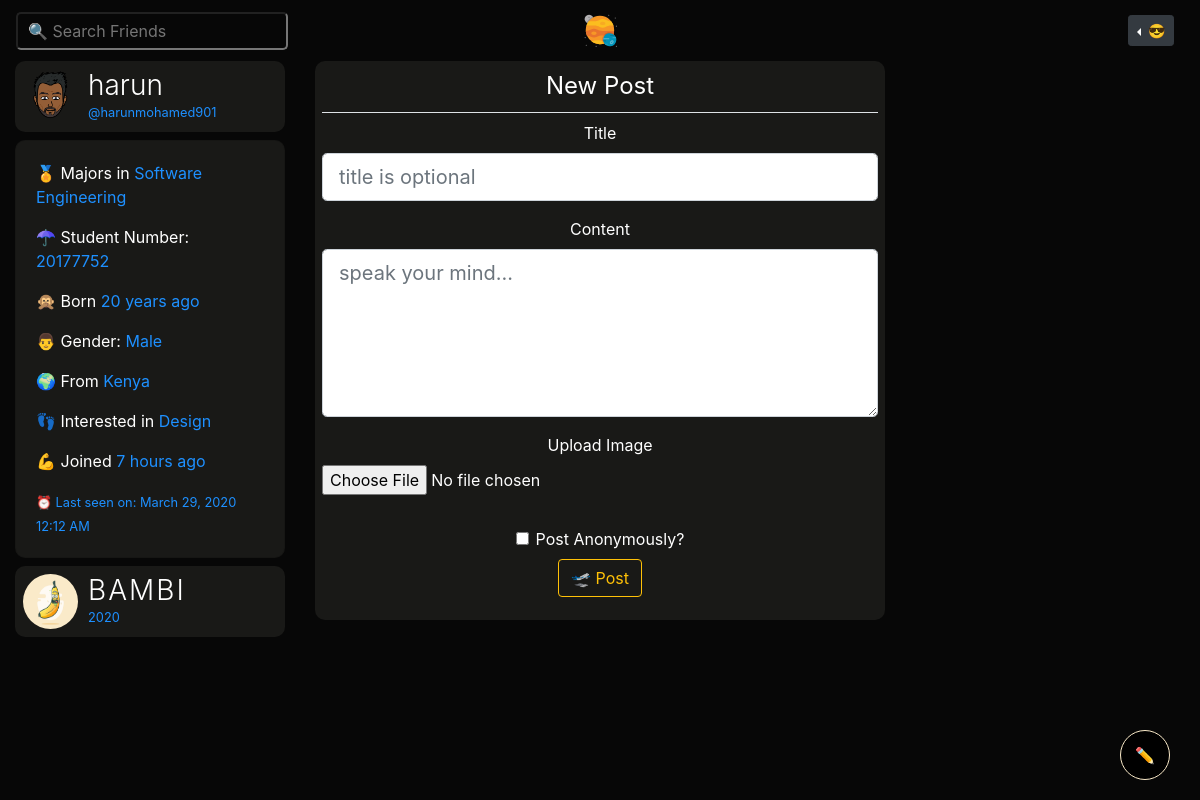
/post/new (signed in), run on an earlier commit of the app's database.
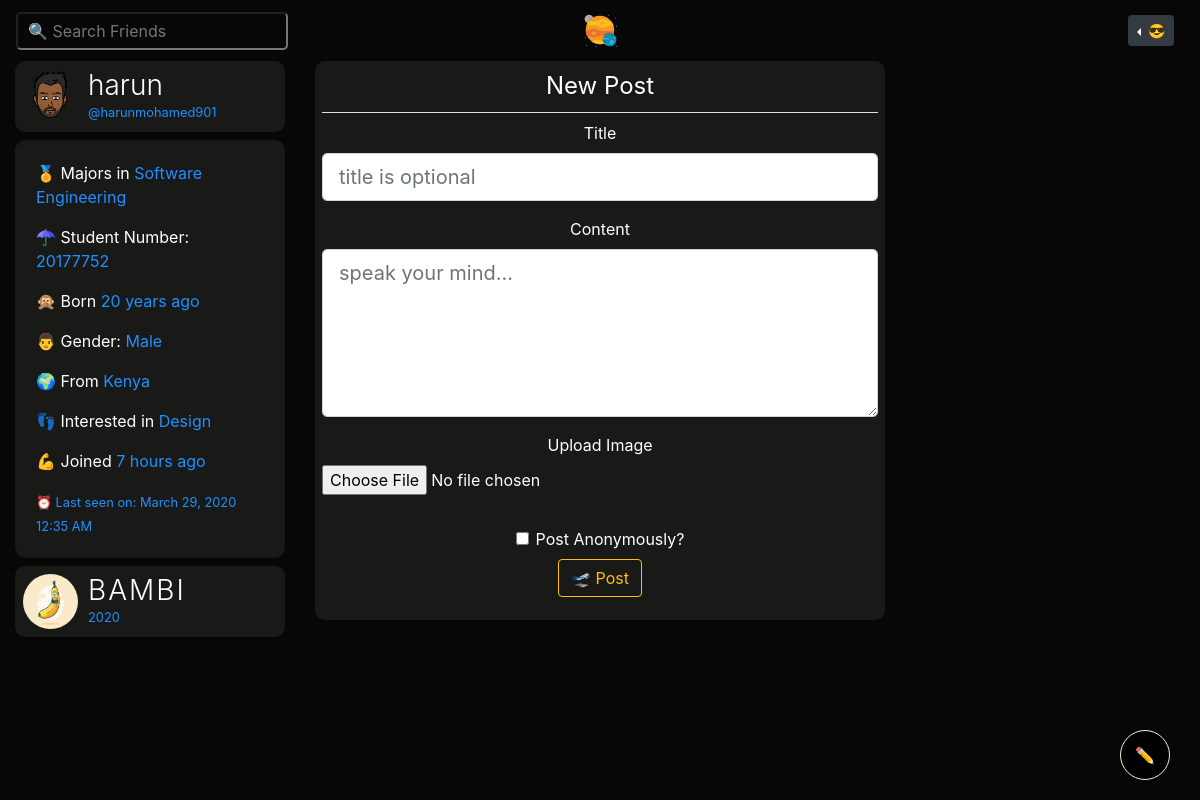
And on a later commit of the database.
### bambiv3/models.py (models this page shows, shortened)
class User(db.Model, UserMixin):
	id = db.Column(db.Integer, primary_key=True)
	username = db.Column(db.String(20), unique=True, nullable=False)
	email = db.Column(db.String(120), unique=True, nullable=False)
	image_file = db.Column(db.String(20), nullable=False, default='default.jpg')
	password = db.Column(db.String(60), nullable=False)
	last_seen = db.Column(db.DateTime, default=datetime.utcnow)
	date_joined = db.Column(db.DateTime, nullable=False, default=datetime.utcnow)
	department = db.Column(db.String(20), nullable=False)
	student_number = db.Column(db.Integer(), unique=True, nullable=False)
	age = db.Column(db.DateTime, nullable=False)
	gender = db.Column(db.String(20), nullable=False)
	country = db.Column(db.String(20), nullable=False)
	hobby = db.Column(db.String(20), nullable=False)
	bio = db.Column(db.String(120), nullable=True)
	private = db.Column(db.Boolean, default=False, nullable=False)
	single = db.Column(db.Boolean, default=False, nullable=False)
	snapchat = db.Column(db.String(20),default=False, nullable=False)
	instagram = db.Column(db.String(20),default=False, nullable=False)
	posts = db.relationship('Post', backref='author', lazy=True)
	products = db.relationship('Product', backref='author', lazy=True)
	comments = db.relationship("Comment", backref="author", lazy="dynamic", cascade="all, delete-orphan")
	followed = db.relationship(
		'User', secondary=followers,
		primaryjoin=(followers.c.follower_id == id),
		secondaryjoin=(followers.c.followed_id == id),
		backref=db.backref('followers', lazy='dynamic'), lazy='dynamic')
	messages_sent = db.relationship('Message',
									foreign_keys='Message.sender_id',
									backref='author', lazy='dynamic')
	messages_received = db.relationship('Message',
										foreign_keys='Message.recipient_id',
										backref='recipient', lazy='dynamic')
	last_message_read_time = db.Column(db.DateTime)
	def new_messages(self):
		last_read_time = self.last_message_read_time or datetime(1900, 1, 1)
		return Message.query.filter_by(recipient=self).filter(
			Message.timestamp > last_read_time).count()

### bambiv3/routes.py (the view, shortened to what this page needs)
@app.route('/post/new', methods=['GET', 'POST'])
@login_required
def new_post():
	form = PostForm()
	return render_template('create_post.html', title='New Post', form=form, legend='New Post')

### bambiv3/forms.py
class PostForm(FlaskForm):
	title = StringField('Title') #validators=[DataRequired()]
	content = TextAreaField('Content', validators=[DataRequired()])
	image = FileField('Upload Image', validators=[FileAllowed(['jpg', 'jpeg' , 'png', 'gif'])])
	anonymous = BooleanField('Post Anonymously?')
	submit = SubmitField('🛫 Post')

### bambiv3/models.py (called while the page is built)
@login_manager.user_loader
def load_user(user_id):
	return User.query.get(int(user_id))

### bambiv3/routes.py (called while the page is built)
@app.before_request
def before_request():
	if current_user.is_authenticated:
		current_user.last_seen = datetime.utcnow()
		db.session.commit()

### bambiv3/templates/create_post.html (shortened to what this page needs)
{% extends "layout.html" %}
{% block content %}
<div class="container-fluid">
	<div class="row">
		<div class="col-lg-3 d-none d-lg-block position-fixed">
		      <header class="mb-2" data-toggle="modal" data-target="#profile">
		        <img src="{{ url_for('static', filename='profile_pics/' + current_user.image_file) }}" alt="harun profile" class="profile-thumbnail">
		        <div class="profile-name">
		          <h3>{{current_user.username}}</h3>
		          <small>@{{current_user.email.split("@")[0] | lower}}</small>
		        </div>
		      </header>
		    <div class="card about mb-2" style="color:#fff;background:#191917;border-radius:10px;">
		    <div class="card-body">
		      <p> 🏅 Majors in <span>{{current_user.department}}</span></p>
		      <p> ☂ Student Number: <span>{{current_user.student_number}}</span></p>
		      <p> 🙊 Born <span>{{ moment(current_user.age).fromNow() }}</span></p>
		      <p> {% if current_user.gender == 'male' %} 👨 {% else %}👩 {% endif %} Gender: <span>{{current_user.gender.title()}}</span></p>
		      <p> 🌍 From <span>{{current_user.country.title()}}</span></p>
		      <p> 👣 Interested in <span>{{current_user.hobby}}</span></p>
		      <p> 💪 Joined <span>{{ moment(current_user.date_joined).fromNow() }}</span></p>
		      <small>⏰ Last seen on: {{ moment(current_user.last_seen).format('LLL') }}</small>
		    </div>
		  </div>
		  <header>
		    <img src="{{ url_for('static', filename='profile_pics/' + 'logod.png') }}" alt="logo" class="profile-thumbnail">
		    <div class="profile-name">
		      <h3 class="logo">BAMBI</h3>
		      <small id="year"></small>
		    </div>
		  </header>
		</div>
		<div class="col-lg-6 offset-lg-3" style="text-align:center;">
			<div class="post">
			  <div id="inner">
			   <div class="content-section">
				  <form method="POST" action="" enctype="multipart/form-data">
				    <fieldset class="form-group">
				      <legend class="border-bottom mb-2 pb-2">{{ legend }}</legend>
				      <div class="form-group">
				        {{ form.title.label(placeholder="title is optional", class="form-control-label") }}
				        {% if form.title.errors %}
				        {{ form.title(placeholder="title is optional", class="form-control form-control-lg is-invalid") }}
				        <div class="invalid-feedback">
				          {% for error in form.title.errors %}
				          <span>{{ error }}</span>
				          {% endfor %}
				        </div>
				        {% else %}
				        {{ form.title(placeholder="title is optional", class="form-control form-control-lg") }}
				        {% endif %}
				      </div>
				      <div class="form-group">
				        {{ form.content.label(placeholder="speak your mind...", class="form-control-label") }}
				        {% if form.content.errors %}
				        {{ form.content(placeholder="speak your mind...", class="form-control form-control-lg is-invalid") }}
				        <div class="invalid-feedback">
				          {% for error in form.content.errors %}
				          <span>{{ error }}</span>
				          {% endfor %}
				        </div>
				        {% else %}
				        {{ form.content(placeholder="speak your mind...", class="form-control form-control-lg", rows="5") }}
				        {% endif %}
				      </div>
				      <div class="form-group">
				        {{ form.image.label(class="form-control-label") }}
				        {% if form.image.errors %}
				        {{ form.image(class="form-control-file is-invalid") }}
				        <div class="invalid-feedback">
				          {% for error in form.image.errors %}
				          <span>{{ error }}</span>
				          {% endfor %}
				        </div>
				        {% else %}
				        {{ form.image(class="form-control-file") }}
				        {% endif %}
				      </div>
				    </div>
				    <div class="form-check mb-2">
		                {{ form.anonymous(class="form-check-input") }}
		                {{ form.anonymous.label(class="form-check-label") }}
		            </div>
				    <div class="form-group">
				      {{ form.submit(class="btn btn-outline-warning") }}
				    </div>
			  </div>
		</div>
		<br>
		</div>
{% endblock content %}

What changed in the data, as far as the page shows it:
changed User "harun": last_seen "March 29, 2020 12:12 AM" → "March 29, 2020 12:35 AM"
